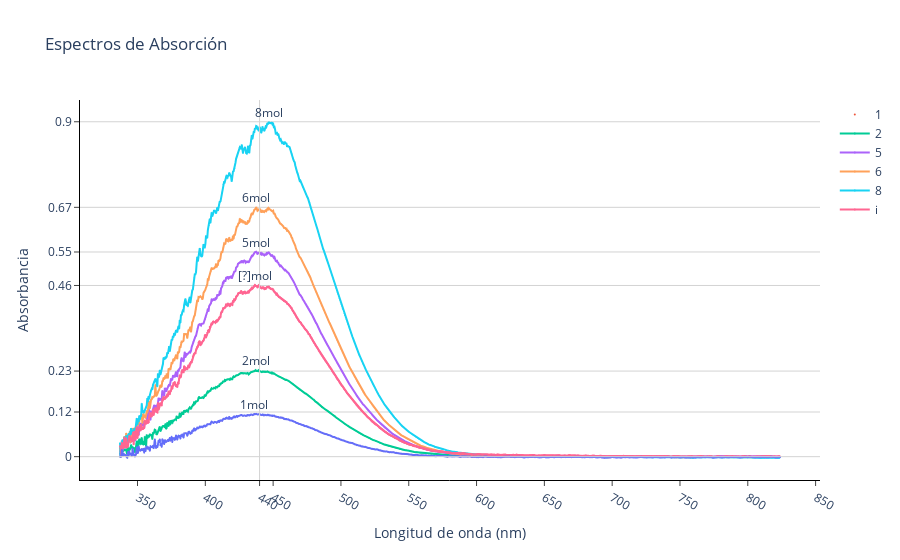

The code cell stored with this chart in its notebook:
### Code cell
# Grafico de puntos conectados
maximos_lambdas = []
maximas_abs = []
integracion = 1 # en ms
fig = px.line(abs_data, x=f'lambda_{integracion}', y=f'abs_{integracion}',
              title=f'Espectros de Absorción',
              labels={f'lambda_{integracion}': 'Longitud de onda (nm)',
                      f'abs_{integracion}': 'Absorbancia'})

fig.add_vline(x=440, line_color='lightgray', line_width=1)

# Agrego mediciones como círculos
fig.add_scatter(x=abs_data[f'lambda_{integracion}'],
                y=abs_data[f'abs_{integracion}'],
                mode='markers', name=f'{integracion}',
               marker=dict(
                    #color='white',
                    size=1,
#                     line=dict(
#                         #color='MediumPurple',
#                         width=1
#                     )
                )
               )

max_lambda = abs_data[f'lambda_{integracion}'][abs_data[f'abs_{integracion}'].argmax()]
max_abs = max(abs_data[f'abs_{integracion}'])
              
maximos_lambdas.append(max_lambda)
maximas_abs.append(max_abs)
              
fig.add_annotation(x=max_lambda,
                   y=0.025 + max_abs,
            text=f"{integracion}mol",
            showarrow=False,
            arrowhead=1)


integracion = 2 # en ms
#fig.add_scatter(abs_data, x=f'lambda_{integracion}', y=f'abs_{integracion}',
#              title=f'Lambda vs. Absorción',
#              labels={f'lambda_{integracion}': 'Longitud de onda (nm)',
#                      f'abs_{integracion}': 'Intensidad (recuento)'})

# Agrego mediciones como círculos
fig.add_scatter(x=abs_data[f'lambda_{integracion}'],
                y=abs_data[f'abs_{integracion}'],
                mode='lines+markers', name=f'{integracion}',
               marker=dict(
                    #color='white',
                    size=1,
#                     line=dict(
#                         #color='MediumPurple',
#                         width=1
#                     )
                ))
max_lambda = abs_data[f'lambda_{integracion}'][abs_data[f'abs_{integracion}'].argmax()]
max_abs = max(abs_data[f'abs_{integracion}'])
              
maximos_lambdas.append(max_lambda)
maximas_abs.append(max_abs)
              
fig.add_annotation(x=max_lambda,
                   y=0.025 + max_abs,
            text=f"{integracion}mol",
            showarrow=False,
            arrowhead=1)


integracion = 5 # en ms
# Agrego mediciones como círculos
fig.add_scatter(x=abs_data[f'lambda_{integracion}'],
                y=abs_data[f'abs_{integracion}'],
                mode='lines+markers', name=f'{integracion}',
               marker=dict(
                    #color='white',
                    size=1,
#                     line=dict(
#                         #color='MediumPurple',
#                         width=1
#                     )
                ))

max_lambda = abs_data[f'lambda_{integracion}'][abs_data[f'abs_{integracion}'].argmax()]
max_abs = max(abs_data[f'abs_{integracion}'])
              
maximos_lambdas.append(max_lambda)
maximas_abs.append(max_abs)
              
fig.add_annotation(x=max_lambda,
                   y=0.025 + max_abs,
            text=f"{integracion}mol",
            showarrow=False,
            arrowhead=1)

integracion = 6 # en ms
# Agrego mediciones como círculos
fig.add_scatter(x=abs_data[f'lambda_{integracion}'],
                y=abs_data[f'abs_{integracion}'],
                mode='lines+markers', name=f'{integracion}',
               marker=dict(
                    #color='white',
                    size=1,
#                     line=dict(
#                         #color='MediumPurple',
#                         width=1
#                     )
                ))

max_lambda = abs_data[f'lambda_{integracion}'][abs_data[f'abs_{integracion}'].argmax()]
max_abs = max(abs_data[f'abs_{integracion}'])
              
maximos_lambdas.append(max_lambda)
maximas_abs.append(max_abs)
              
fig.add_annotation(x=max_lambda,
                   y=0.025 + max_abs,
            text=f"{integracion}mol",
            showarrow=False,
            arrowhead=1)

integracion = 8 # en ms
# Agrego mediciones como círculos
fig.add_scatter(x=abs_data[f'lambda_{integracion}'],
                y=abs_data[f'abs_{integracion}'],
                mode='lines+markers', name=f'{integracion}',
               marker=dict(
                    #color='white',
                    size=1,
#                     line=dict(
#                         #color='MediumPurple',
#                         width=1
#                     )
                ))

max_lambda = abs_data[f'lambda_{integracion}'][abs_data[f'abs_{integracion}'].argmax()]
max_abs = max(abs_data[f'abs_{integracion}'])
              
maximos_lambdas.append(max_lambda)
maximas_abs.append(max_abs)
              
fig.add_annotation(x=max_lambda,
                   y=0.025 + max_abs,
            text=f"{integracion}mol",
            showarrow=False,
            arrowhead=1)

integracion = "i" # en ms
# Agrego mediciones como círculos
fig.add_scatter(x=abs_data[f'lambda_{integracion}'],
                y=abs_data[f'abs_{integracion}'],
                mode='lines+markers', name=f'{integracion}',
               marker=dict(
                    #color='white',
                    size=2,
#                     line=dict(
#                         #color='MediumPurple',
#                         width=1
#                     )
                ))

max_lambda = abs_data[f'lambda_{integracion}'][abs_data[f'abs_{integracion}'].argmax()]
max_abs = max(abs_data[f'abs_{integracion}'])
              
maximos_lambdas.append(max_lambda)
maximas_abs.append(max_abs)
              
fig.add_annotation(x=max_lambda,
                   y=0.025 + max_abs,
            text=f"[?]mol",
            showarrow=False,
            arrowhead=1)

# Agrego líneas verticales en los valores de las líneas espectrales más frecuentes
# for value in maximas_abs:
#     fig.add_hline(y=value, line_color='lightgray', line_width=1, name=f'Line at {value}')
fig.add_hline(y=0, line_color='lightgray', line_width=1, name=f'Line at {value}')

# Cambio los valores numericos que se muestran en el eje x
x_axis_tickvals = list(range(350, 1000, 50)) + [440]
x_axis_tickvals.sort()  # Sort the tick values for clarity
#fig.update_xaxes(tickvals=x_axis_tickvals)
y_axis_tickvals = maximas_abs + [0, 1]#+ list(np.arange(0, 1.1, 0.2))
y_axis_tickvals.sort()  # Sort the tick values for clarity
y_axis_tickvals = [round(tick, 2) for tick in y_axis_tickvals]

# Cambio el color del fondo a blanco y ejes
fig.update_layout(plot_bgcolor='white')
# add x axis tick lines
fig.update_xaxes(tickvals=x_axis_tickvals, showline=True, linewidth=1, linecolor='black', ticks="outside")
fig.update_yaxes(tickvals=y_axis_tickvals, showline=True, linewidth=1, linecolor='black', ticks="outside", gridcolor='lightgray')

### Figure 1 — Plotly figure (JSON) as saved in the notebook; plotly's stock layout.template omitted (floating-point values rounded to 4 significant figures; data arrays with more than 128 entries replaced by an {"elided": "..."} marker saying what was removed)
{"data": [{"hovertemplate": "Longitud de onda (nm)=%{x}<br>Absorbancia=%{y}<extra></extra>", "legendgroup": "", "line": {"color": "#636efa", "dash": "solid"}, "mode": "lines", "name": "", "showlegend": false, "type": "scattergl", "x": {"elided": "1024 float values"}, "xaxis": "x", "y": {"elided": "1024 float values"}, "yaxis": "y"}, {"marker": {"size": 1}, "mode": "markers", "name": "1", "type": "scatter", "x": {"elided": "1024 float values"}, "y": {"elided": "1024 float values"}}, {"marker": {"size": 1}, "mode": "lines+markers", "name": "2", "type": "scatter", "x": {"elided": "1024 float values"}, "y": {"elided": "1024 float values"}}, {"marker": {"size": 1}, "mode": "lines+markers", "name": "5", "type": "scatter", "x": {"elided": "1024 float values"}, "y": {"elided": "1024 float values"}}, {"marker": {"size": 1}, "mode": "lines+markers", "name": "6", "type": "scatter", "x": {"elided": "1024 float values"}, "y": {"elided": "1024 float values"}}, {"marker": {"size": 1}, "mode": "lines+markers", "name": "8", "type": "scatter", "x": {"elided": "1024 float values"}, "y": {"elided": "1024 float values"}}, {"marker": {"size": 2}, "mode": "lines+markers", "name": "i", "type": "scatter", "x": {"elided": "1024 float values"}, "y": {"elided": "1024 float values"}}], "layout": {"annotations": [{"arrowhead": 1, "showarrow": false, "text": "1mol", "x": 436.1, "y": 0.1401}, {"arrowhead": 1, "showarrow": false, "text": "2mol", "x": 437.1, "y": 0.2573}, {"arrowhead": 1, "showarrow": false, "text": "5mol", "x": 437.5, "y": 0.5756}, {"arrowhead": 1, "showarrow": false, "text": "6mol", "x": 437.5, "y": 0.6955}, {"arrowhead": 1, "showarrow": false, "text": "8mol", "x": 446.8, "y": 0.9243}, {"arrowhead": 1, "showarrow": false, "text": "[?]mol", "x": 436.6, "y": 0.4859}], "legend": {"tracegroupgap": 0}, "plot_bgcolor": "white", "shapes": [{"line": {"color": "lightgray", "width": 1}, "type": "line", "x0": 440, "x1": 440, "xref": "x", "y0": 0, "y1": 1, "yref": "y domain"}, {"line": {"color": "lightgray", "width": 1}, "name": "Line at 657", "type": "line", "x0": 0, "x1": 1, "xref": "x domain", "y0": 0, "y1": 0, "yref": "y"}], "title": {"text": "Espectros de Absorción"}, "xaxis": {"anchor": "y", "domain": [0, 1], "linecolor": "black", "linewidth": 1, "showline": true, "ticks": "outside", "tickvals": [350, 400, 440, 450, 500, 550, 600, 650, 700, 750, 800, 850, 900, 950], "title": {"text": "Longitud de onda (nm)"}}, "yaxis": {"anchor": "x", "domain": [0, 1], "gridcolor": "lightgray", "linecolor": "black", "linewidth": 1, "showline": true, "ticks": "outside", "tickvals": [0, 0.12, 0.23, 0.46, 0.55, 0.67, 0.9, 1], "title": {"text": "Absorbancia"}}}}
